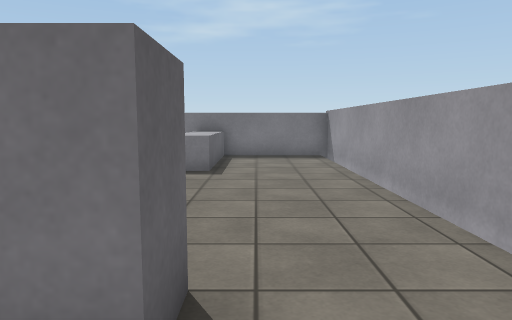
view 1 (above)

14 first-person views from a walk through a 3-D level made in the Unity game engine. The camera is 1.2 m above the floor, tilts 6° down and sees 70° across. The floor is counted in squares, 1 m on a side. Each view is taken from the middle of a square. On the plan, view 1 faces up. The plan holds only what a view shows up to about 15 squares ahead; the rest is blank. The player character is not drawn. Surface patterns are stand-ins for the level's own textures.

view 2
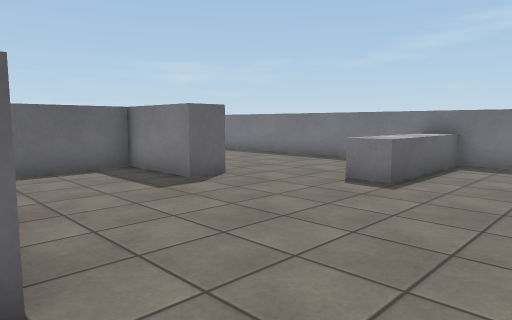

view 3
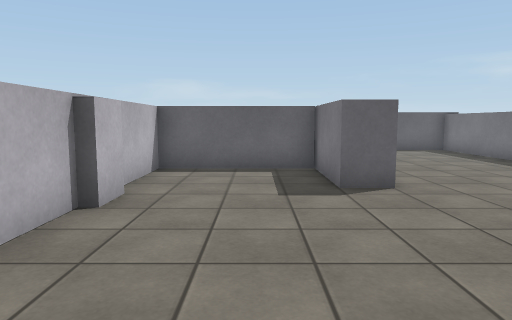

view 4
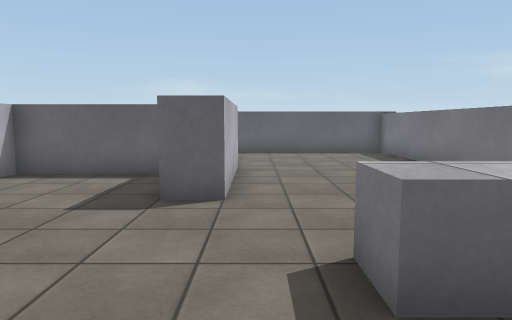

view 5
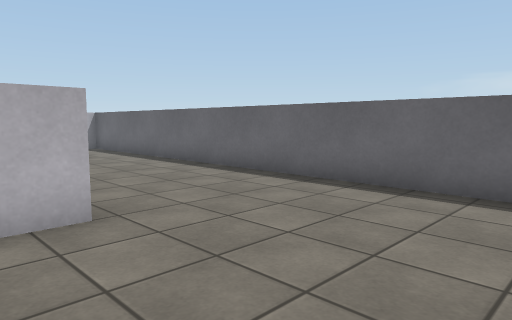

view 6
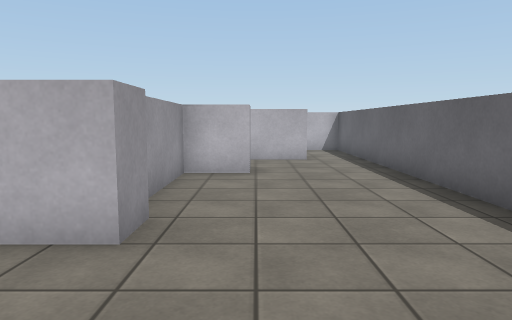

view 7
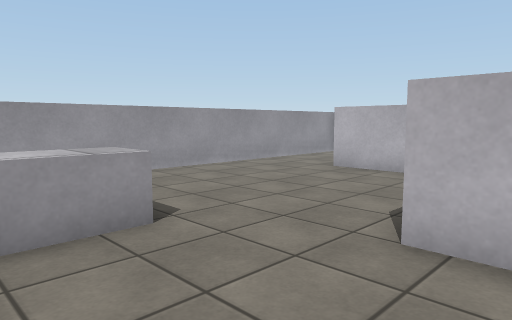

view 8
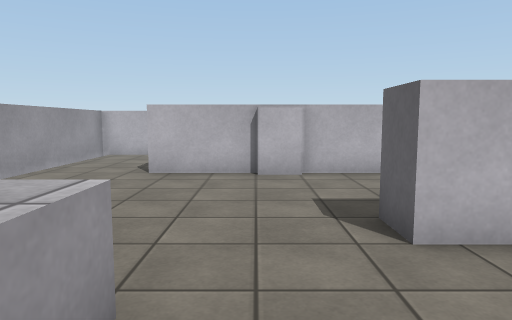

view 9
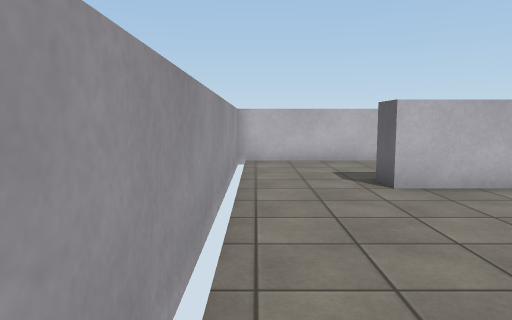

view 10
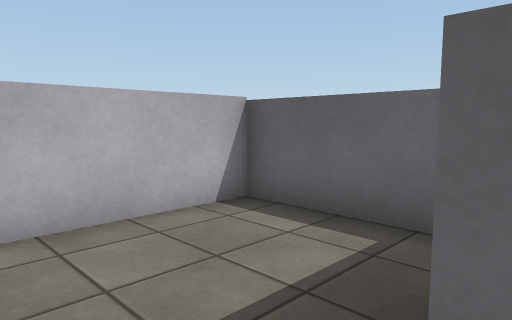

view 11
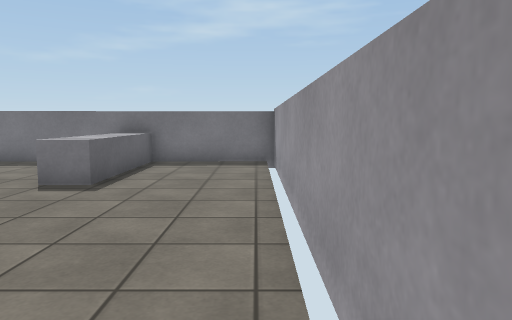

view 12
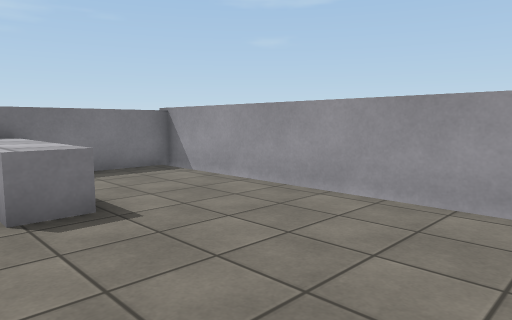

view 13
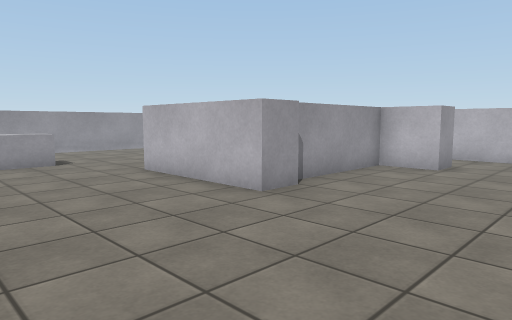

view 14
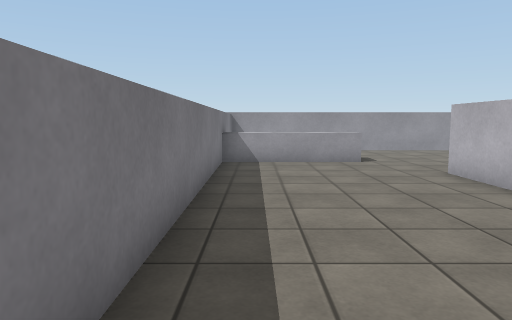

### Floor plan
Key: @ floor where view 1 was taken; # wall or solid block; . floor; ^ raised ledge.
Columns run from 14 left of view 1 to 3 right of it. Each row starts with its distance up from view 1.
 13 #^^^^^^^^^^^^^^^^#
 12 #...........^^...#
 11 #...........^^...#
 10 #...........^^...#
  9 #...........^^...#
  8 #................#
  7 #.....####.......#
  6 #.....##.........#
  5 #.....##.........#
  4 #.....##.........#
  3 #.....##..##.....#
  2 #....#########...#
  1 #....      #.....#
  0 #.....     #..@..#
 -1 #..###     #.....#
 -2 #..        #######
 -3 #..
 -4 #..

Positions as (right, up) in squares from view 1, and headings:
1: (0, 0), facing up
2: (2, 2), facing up-left
3: (2, 5), facing left
4: (1, 8), facing left
5: (-7, 12), facing down-left
6: (-10, 11), facing down
7: (-6, 11), facing down-right
8: (-3, 11), facing down
9: (2, 9), facing down
10: (1, 2), facing down-left
11: (2, 2), facing up
12: (-3, 4), facing up-right
13: (-13, 12), facing down-right
14: (-13, 12), facing right
